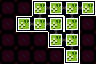

A level layout from a 2D game, rendered from its tile map. Below: a short description, then the map file with its tile-grid data intact:
An orthogonal 6x4 tile map with 16x16 px tiles, 3 tile layers (Maze Shape, Room Properties, Minimap).

<map version="1.10" tiledversion="1.11.0" orientation="orthogonal" renderorder="right-down" width="6" height="4" tilewidth="16" tileheight="16" infinite="0" nextlayerid="4" nextobjectid="1">
 <tileset firstgid="1" source="../LayoutTiles.tsx" />
 <layer id="1" name="Maze Shape" width="6" height="4">
  <data encoding="csv">
1,1,35,19,33,20,
1,17,49,36,34,1,
1,1,1,51,4,1,
1,1,1,1,50,1
</data>
 </layer>
 <layer id="2" name="Room Properties" width="6" height="4">
  <data encoding="csv">
5,5,21,21,21,21,
5,21,21,21,21,5,
5,5,5,21,21,5,
5,5,5,5,21,5
</data>
 </layer>
 <layer id="3" name="Minimap" width="6" height="4">
  <data encoding="csv">
0,0,14,14,14,14,
0,14,14,14,14,0,
0,0,0,14,14,0,
0,0,0,0,14,0
</data>
 </layer>
</map>
